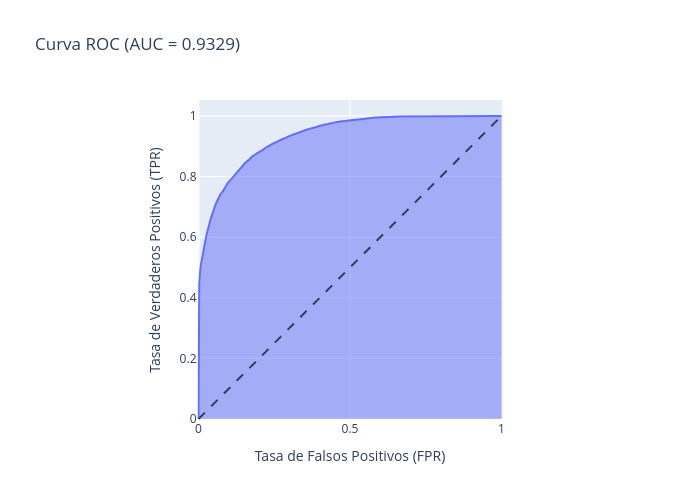

Notebook cell for this chart:
### Markdown cell above
### Curva ROC
La curva ROC enfrenta la tasa de verdaderos positivos (TPR) frente a la de falsos positivos (FPR) según el umbral; el AUC resume su calidad (0.5 = azar, 1 = perfecto).

### Code cell
fpr, tpr, thresholds = roc_curve(y_test, proba)

fig = px.area(
    x=fpr, y=tpr,
    title=f'Curva ROC (AUC = {auc:.4f})',
    labels=dict(x='Tasa de Falsos Positivos (FPR)', y='Tasa de Verdaderos Positivos (TPR)'),
    width=700, height=500,
)
fig.add_shape(type='line', line=dict(dash='dash'), x0=0, x1=1, y0=0, y1=1)
fig.update_yaxes(scaleanchor='x', scaleratio=1)
fig.update_xaxes(constrain='domain')
fig.show()

### Figure 1 — Plotly figure (JSON) as saved in the notebook; plotly's stock layout.template omitted (floating-point values rounded to 4 significant figures; data arrays with more than 128 entries replaced by an {"elided": "..."} marker saying what was removed)
{"data": [{"fillpattern": {"shape": ""}, "hovertemplate": "Tasa de Falsos Positivos (FPR)=%{x}<br>Tasa de Verdaderos Positivos (TPR)=%{y}<extra></extra>", "legendgroup": "", "line": {"color": "#636efa"}, "marker": {"symbol": "circle"}, "mode": "lines", "name": "", "orientation": "v", "showlegend": false, "stackgroup": "1", "type": "scatter", "x": {"elided": "6100 float values"}, "xaxis": "x", "y": {"elided": "6100 float values"}, "yaxis": "y"}], "layout": {"height": 500, "legend": {"tracegroupgap": 0}, "shapes": [{"line": {"dash": "dash"}, "type": "line", "x0": 0, "x1": 1, "y0": 0, "y1": 1}], "title": {"text": "Curva ROC (AUC = 0.9329)"}, "width": 700, "xaxis": {"anchor": "y", "constrain": "domain", "domain": [0.0, 1.0], "title": {"text": "Tasa de Falsos Positivos (FPR)"}}, "yaxis": {"anchor": "x", "domain": [0.0, 1.0], "scaleanchor": "x", "scaleratio": 1, "title": {"text": "Tasa de Verdaderos Positivos (TPR)"}}}}
